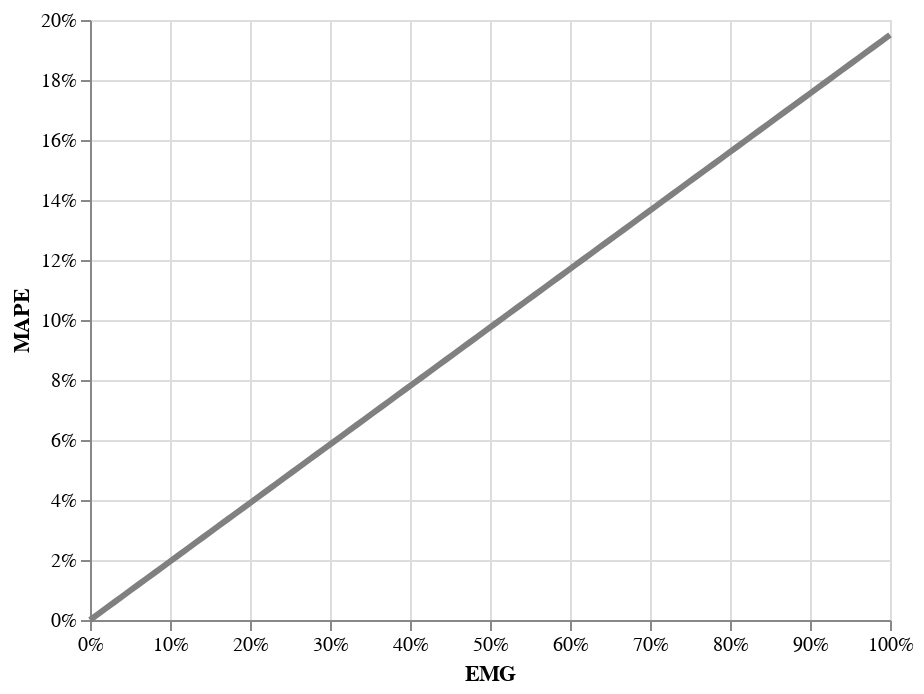

The notebook cell saved with this chart:
### Code cell
alt.Chart(error_vector).mark_line(color="grey", strokeWidth=3).encode(
    alt.X("emg", axis=alt.Axis(format="%", labelFlush=False), title="EMG"),
    alt.Y("error", title="MAPE", axis=alt.Axis(format="%")),
)

### Figure 1 — Vega-Lite specification as saved in the notebook (floating-point values rounded to 4 significant figures)
{"$schema": "https://vega.github.io/schema/vega-lite/v2.6.0.json", "config": {"view": {"height": 300, "width": 400}}, "data": {"name": "data-f623d5177f8ebb4c2c83c2eeaaf1a629"}, "datasets": {"data-f623d5177f8ebb4c2c83c2eeaaf1a629": [{"emg": 0, "error": 0, "error_lower": 0, "error_upper": 0}, {"emg": 0.0101, "error": 0.00197, "error_lower": 0.008131, "error_upper": 0.01207}, {"emg": 0.0202, "error": 0.00394, "error_lower": 0.01626, "error_upper": 0.02414}, {"emg": 0.0303, "error": 0.00591, "error_lower": 0.02439, "error_upper": 0.03621}, {"emg": 0.0404, "error": 0.007879, "error_lower": 0.03252, "error_upper": 0.04828}, {"emg": 0.05051, "error": 0.009849, "error_lower": 0.04066, "error_upper": 0.06035}, {"emg": 0.06061, "error": 0.01182, "error_lower": 0.04879, "error_upper": 0.07243}, {"emg": 0.07071, "error": 0.01379, "error_lower": 0.05692, "error_upper": 0.0845}, {"emg": 0.08081, "error": 0.01576, "error_lower": 0.06505, "error_upper": 0.09657}, {"emg": 0.09091, "error": 0.01773, "error_lower": 0.07318, "error_upper": 0.1086}, {"emg": 0.101, "error": 0.0197, "error_lower": 0.08131, "error_upper": 0.1207}, {"emg": 0.1111, "error": 0.02167, "error_lower": 0.08944, "error_upper": 0.1328}, {"emg": 0.1212, "error": 0.02364, "error_lower": 0.09757, "error_upper": 0.1449}, {"emg": 0.1313, "error": 0.02561, "error_lower": 0.1057, "error_upper": 0.1569}, {"emg": 0.1414, "error": 0.02758, "error_lower": 0.1138, "error_upper": 0.169}, {"emg": 0.1515, "error": 0.02955, "error_lower": 0.122, "error_upper": 0.1811}, {"emg": 0.1616, "error": 0.03152, "error_lower": 0.1301, "error_upper": 0.1931}, {"emg": 0.1717, "error": 0.03349, "error_lower": 0.1382, "error_upper": 0.2052}, {"emg": 0.1818, "error": 0.03546, "error_lower": 0.1464, "error_upper": 0.2173}, {"emg": 0.1919, "error": 0.03743, "error_lower": 0.1545, "error_upper": 0.2293}, {"emg": 0.202, "error": 0.0394, "error_lower": 0.1626, "error_upper": 0.2414}, {"emg": 0.2121, "error": 0.04137, "error_lower": 0.1708, "error_upper": 0.2535}, {"emg": 0.2222, "error": 0.04334, "error_lower": 0.1789, "error_upper": 0.2656}, {"emg": 0.2323, "error": 0.04531, "error_lower": 0.187, "error_upper": 0.2776}, {"emg": 0.2424, "error": 0.04728, "error_lower": 0.1951, "error_upper": 0.2897}, {"emg": 0.2525, "error": 0.04925, "error_lower": 0.2033, "error_upper": 0.3018}, {"emg": 0.2626, "error": 0.05122, "error_lower": 0.2114, "error_upper": 0.3138}, {"emg": 0.2727, "error": 0.05319, "error_lower": 0.2195, "error_upper": 0.3259}, {"emg": 0.2828, "error": 0.05516, "error_lower": 0.2277, "error_upper": 0.338}, {"emg": 0.2929, "error": 0.05713, "error_lower": 0.2358, "error_upper": 0.3501}, {"emg": 0.303, "error": 0.0591, "error_lower": 0.2439, "error_upper": 0.3621}, {"emg": 0.3131, "error": 0.06107, "error_lower": 0.2521, "error_upper": 0.3742}, {"emg": 0.3232, "error": 0.06304, "error_lower": 0.2602, "error_upper": 0.3863}, {"emg": 0.3333, "error": 0.06501, "error_lower": 0.2683, "error_upper": 0.3983}, {"emg": 0.3434, "error": 0.06698, "error_lower": 0.2765, "error_upper": 0.4104}, {"emg": 0.3535, "error": 0.06894, "error_lower": 0.2846, "error_upper": 0.4225}, {"emg": 0.3636, "error": 0.07091, "error_lower": 0.2927, "error_upper": 0.4346}, {"emg": 0.3737, "error": 0.07288, "error_lower": 0.3009, "error_upper": 0.4466}, {"emg": 0.3838, "error": 0.07485, "error_lower": 0.309, "error_upper": 0.4587}, {"emg": 0.3939, "error": 0.07682, "error_lower": 0.3171, "error_upper": 0.4708}, {"emg": 0.404, "error": 0.07879, "error_lower": 0.3252, "error_upper": 0.4828}, {"emg": 0.4141, "error": 0.08076, "error_lower": 0.3334, "error_upper": 0.4949}, {"emg": 0.4242, "error": 0.08273, "error_lower": 0.3415, "error_upper": 0.507}, {"emg": 0.4343, "error": 0.0847, "error_lower": 0.3496, "error_upper": 0.519}, {"emg": 0.4444, "error": 0.08667, "error_lower": 0.3578, "error_upper": 0.5311}, {"emg": 0.4545, "error": 0.08864, "error_lower": 0.3659, "error_upper": 0.5432}, {"emg": 0.4646, "error": 0.09061, "error_lower": 0.374, "error_upper": 0.5553}, {"emg": 0.4747, "error": 0.09258, "error_lower": 0.3822, "error_upper": 0.5673}, {"emg": 0.4848, "error": 0.09455, "error_lower": 0.3903, "error_upper": 0.5794}, {"emg": 0.4949, "error": 0.09652, "error_lower": 0.3984, "error_upper": 0.5915}, {"emg": 0.5051, "error": 0.09849, "error_lower": 0.4066, "error_upper": 0.6035}, {"emg": 0.5152, "error": 0.1005, "error_lower": 0.4147, "error_upper": 0.6156}, {"emg": 0.5253, "error": 0.1024, "error_lower": 0.4228, "error_upper": 0.6277}, {"emg": 0.5354, "error": 0.1044, "error_lower": 0.431, "error_upper": 0.6398}, {"emg": 0.5455, "error": 0.1064, "error_lower": 0.4391, "error_upper": 0.6518}, {"emg": 0.5556, "error": 0.1083, "error_lower": 0.4472, "error_upper": 0.6639}, {"emg": 0.5657, "error": 0.1103, "error_lower": 0.4553, "error_upper": 0.676}, {"emg": 0.5758, "error": 0.1123, "error_lower": 0.4635, "error_upper": 0.688}, {"emg": 0.5859, "error": 0.1143, "error_lower": 0.4716, "error_upper": 0.7001}, {"emg": 0.596, "error": 0.1162, "error_lower": 0.4797, "error_upper": 0.7122}, {"emg": 0.6061, "error": 0.1182, "error_lower": 0.4879, "error_upper": 0.7243}, {"emg": 0.6162, "error": 0.1202, "error_lower": 0.496, "error_upper": 0.7363}, {"emg": 0.6263, "error": 0.1221, "error_lower": 0.5041, "error_upper": 0.7484}, {"emg": 0.6364, "error": 0.1241, "error_lower": 0.5123, "error_upper": 0.7605}, {"emg": 0.6465, "error": 0.1261, "error_lower": 0.5204, "error_upper": 0.7725}, {"emg": 0.6566, "error": 0.128, "error_lower": 0.5285, "error_upper": 0.7846}, {"emg": 0.6667, "error": 0.13, "error_lower": 0.5367, "error_upper": 0.7967}, {"emg": 0.6768, "error": 0.132, "error_lower": 0.5448, "error_upper": 0.8087}, {"emg": 0.6869, "error": 0.134, "error_lower": 0.5529, "error_upper": 0.8208}, {"emg": 0.697, "error": 0.1359, "error_lower": 0.561, "error_upper": 0.8329}, {"emg": 0.7071, "error": 0.1379, "error_lower": 0.5692, "error_upper": 0.845}, {"emg": 0.7172, "error": 0.1399, "error_lower": 0.5773, "error_upper": 0.857}, {"emg": 0.7273, "error": 0.1418, "error_lower": 0.5854, "error_upper": 0.8691}, {"emg": 0.7374, "error": 0.1438, "error_lower": 0.5936, "error_upper": 0.8812}, {"emg": 0.7475, "error": 0.1458, "error_lower": 0.6017, "error_upper": 0.8932}, {"emg": 0.7576, "error": 0.1477, "error_lower": 0.6098, "error_upper": 0.9053}, {"emg": 0.7677, "error": 0.1497, "error_lower": 0.618, "error_upper": 0.9174}, {"emg": 0.7778, "error": 0.1517, "error_lower": 0.6261, "error_upper": 0.9295}, {"emg": 0.7879, "error": 0.1536, "error_lower": 0.6342, "error_upper": 0.9415}, {"emg": 0.798, "error": 0.1556, "error_lower": 0.6424, "error_upper": 0.9536}, {"emg": 0.8081, "error": 0.1576, "error_lower": 0.6505, "error_upper": 0.9657}, {"emg": 0.8182, "error": 0.1596, "error_lower": 0.6586, "error_upper": 0.9777}, {"emg": 0.8283, "error": 0.1615, "error_lower": 0.6668, "error_upper": 0.9898}, {"emg": 0.8384, "error": 0.1635, "error_lower": 0.6749, "error_upper": 1.002}, {"emg": 0.8485, "error": 0.1655, "error_lower": 0.683, "error_upper": 1.014}, {"emg": 0.8586, "error": 0.1674, "error_lower": 0.6911, "error_upper": 1.026}, {"emg": 0.8687, "error": 0.1694, "error_lower": 0.6993, "error_upper": 1.038}, {"emg": 0.8788, "error": 0.1714, "error_lower": 0.7074, "error_upper": 1.05}, {"emg": 0.8889, "error": 0.1733, "error_lower": 0.7155, "error_upper": 1.062}, {"emg": 0.899, "error": 0.1753, "error_lower": 0.7237, "error_upper": 1.074}, {"emg": 0.9091, "error": 0.1773, "error_lower": 0.7318, "error_upper": 1.086}, {"emg": 0.9192, "error": 0.1793, "error_lower": 0.7399, "error_upper": 1.098}, {"emg": 0.9293, "error": 0.1812, "error_lower": 0.7481, "error_upper": 1.111}, {"emg": 0.9394, "error": 0.1832, "error_lower": 0.7562, "error_upper": 1.123}, {"emg": 0.9495, "error": 0.1852, "error_lower": 0.7643, "error_upper": 1.135}, {"emg": 0.9596, "error": 0.1871, "error_lower": 0.7725, "error_upper": 1.147}, {"emg": 0.9697, "error": 0.1891, "error_lower": 0.7806, "error_upper": 1.159}, {"emg": 0.9798, "error": 0.1911, "error_lower": 0.7887, "error_upper": 1.171}, {"emg": 0.9899, "error": 0.193, "error_lower": 0.7969, "error_upper": 1.183}, {"emg": 1, "error": 0.195, "error_lower": 0.805, "error_upper": 1.195}]}, "encoding": {"x": {"axis": {"format": "%", "labelFlush": false}, "field": "emg", "title": "EMG", "type": "quantitative"}, "y": {"axis": {"format": "%"}, "field": "error", "title": "MAPE", "type": "quantitative"}}, "mark": {"color": "grey", "strokeWidth": 3, "type": "line"}}
